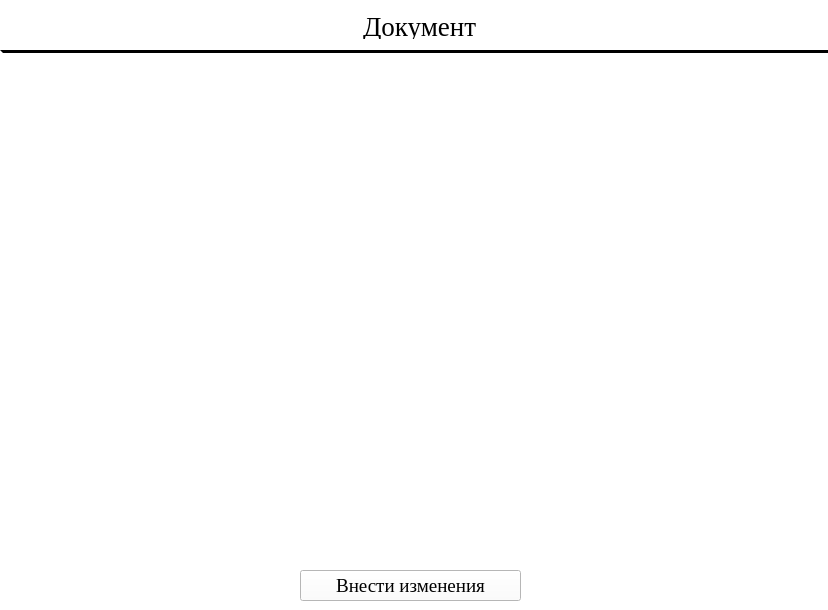
<?xml version="1.0" encoding="UTF-8"?>
<ui version="4.0">
 <class>Form</class>
 <widget class="QWidget" name="Form">
  <property name="geometry">
   <rect>
    <x>0</x>
    <y>0</y>
    <width>828</width>
    <height>610</height>
   </rect>
  </property>
  <property name="font">
   <font>
    <family>Times New Roman</family>
    <pointsize>16</pointsize>
   </font>
  </property>
  <property name="windowTitle">
   <string>Form</string>
  </property>
  <property name="styleSheet">
   <string notr="true">background-color: rgb(255, 255, 255);</string>
  </property>
  <widget class="QPlainTextEdit" name="plainTextEdit">
   <property name="geometry">
    <rect>
     <x>0</x>
     <y>50</y>
     <width>831</width>
     <height>501</height>
    </rect>
   </property>
   <property name="styleSheet">
    <string notr="true">border: 3px solid white;
border-top-color: rgb(0, 0, 0);
</string>
   </property>
  </widget>
  <widget class="QLineEdit" name="lineEdit">
   <property name="enabled">
    <bool>true</bool>
   </property>
   <property name="geometry">
    <rect>
     <x>320</x>
     <y>10</y>
     <width>201</width>
     <height>31</height>
    </rect>
   </property>
   <property name="font">
    <font>
     <family>Times New Roman</family>
     <pointsize>20</pointsize>
    </font>
   </property>
   <property name="layoutDirection">
    <enum>Qt::LeftToRight</enum>
   </property>
   <property name="styleSheet">
    <string notr="true">border: 2px solid white;
border-color: rgb(255, 255, 255);
</string>
   </property>
   <property name="text">
    <string>Документ</string>
   </property>
   <property name="alignment">
    <set>Qt::AlignCenter</set>
   </property>
  </widget>
  <widget class="QPushButton" name="pushButton">
   <property name="geometry">
    <rect>
     <x>300</x>
     <y>570</y>
     <width>221</width>
     <height>31</height>
    </rect>
   </property>
   <property name="font">
    <font>
     <family>Times New Roman</family>
     <pointsize>14</pointsize>
    </font>
   </property>
   <property name="text">
    <string>Внести изменения</string>
   </property>
  </widget>
 </widget>
 <resources/>
 <connections/>
</ui>
